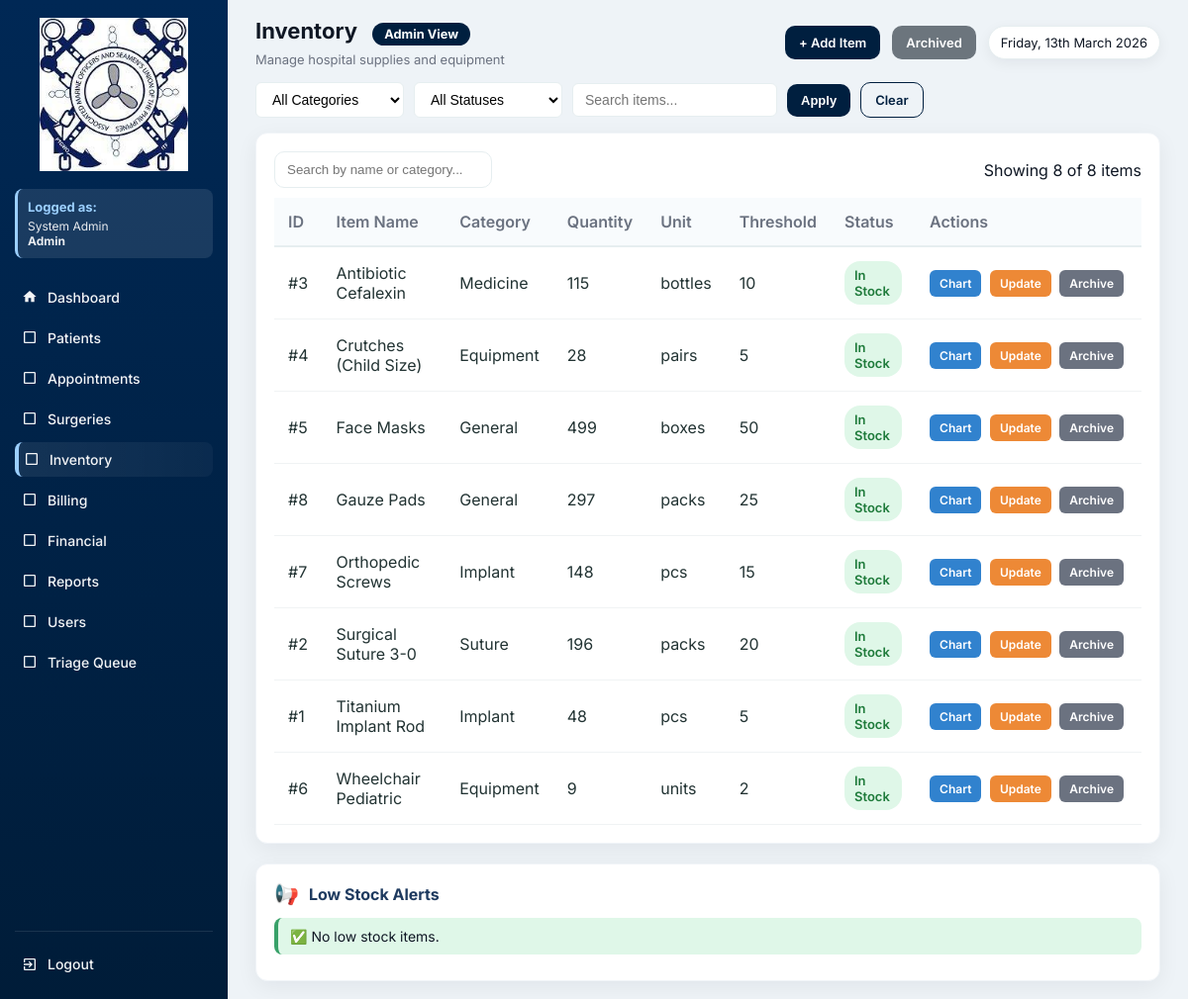
Page /inventory.php (signed in) on the earlier database version.
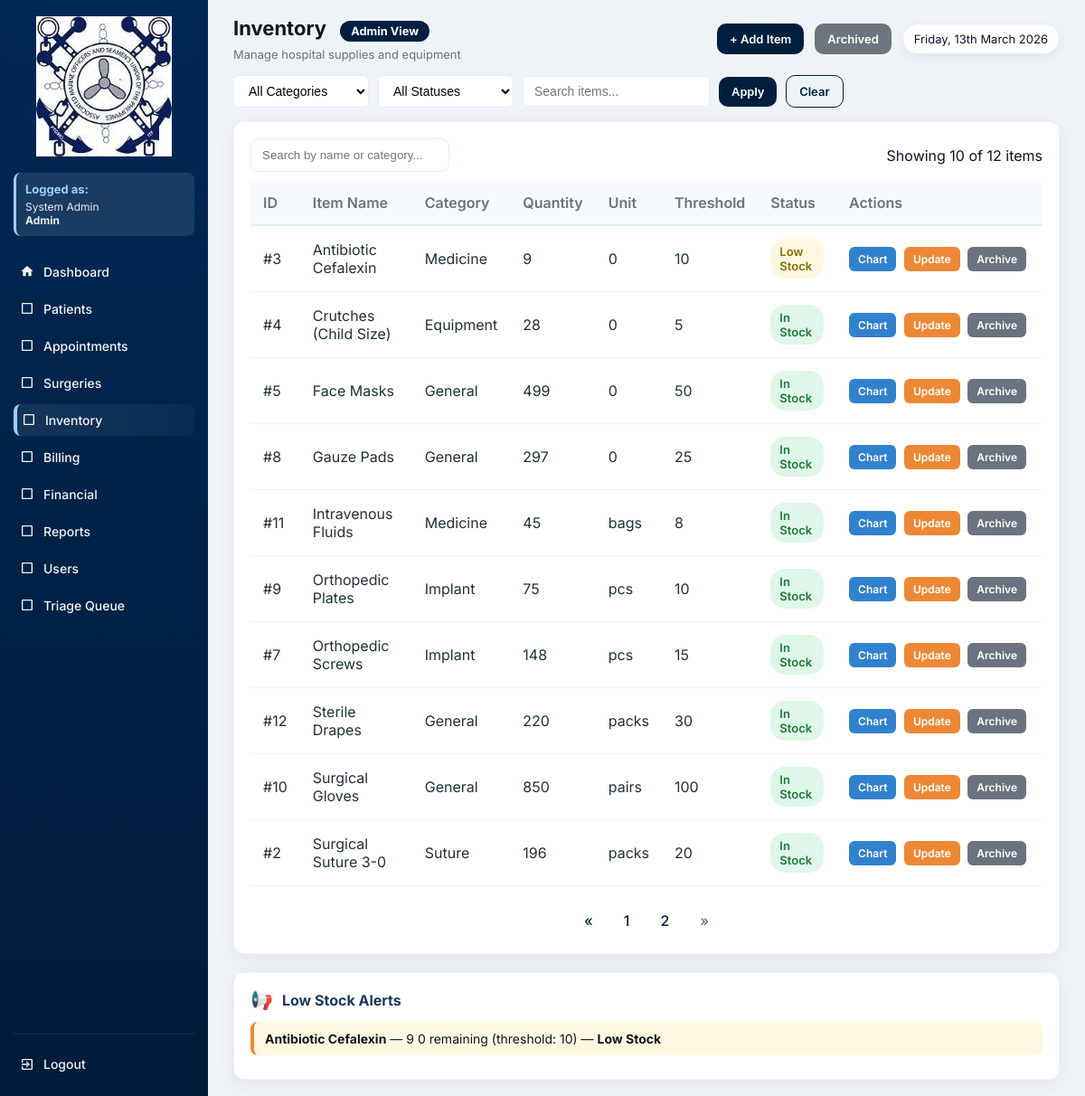
Same page on the later database version.
### tables this page shows
CREATE TABLE `inventory_items` (
  `id` int(11) NOT NULL,
  `item_name` varchar(150) DEFAULT NULL,
  `category` enum('Implant','Medicine','Suture','Equipment','General') DEFAULT NULL,
  `quantity` int(11) DEFAULT NULL,
  `threshold` int(11) DEFAULT 5,
  `unit` varchar(50) DEFAULT NULL,
  `updated_at` timestamp NOT NULL DEFAULT current_timestamp() ON UPDATE current_timestamp(),
  `is_archived` tinyint(1) DEFAULT 0,
  `archived_at` datetime DEFAULT NULL,
  `archived_by` int(11) DEFAULT NULL
);

### functions.php (called while the page is built, shortened)
<?php
function fetchAll($conn, $sql, $types = null, $params = [])
{
    $stmt = $conn->prepare($sql);
    $stmt->execute();
    $res = $stmt->get_result();
    $rows = $res->fetch_all(MYSQLI_ASSOC);
    return $rows;
}
function fetchOne($conn, $sql, $types = null, $params = [])
{
    $stmt = $conn->prepare($sql);
    $stmt->execute();
    $res = $stmt->get_result();
    $row = $res->fetch_assoc();
    return $row;
}
?>

### inventory.php (the view, shortened to what the changed rows need)
<?php
require 'config.php';
require 'functions.php';
$current_role = $_SESSION['role'] ?? 'Guest';
$role_permissions = [
    'Admin' => [
        'dashboard.php' => 'Dashboard',
        'patients.php' => 'Patients',
        'appointments.php' => 'Appointments',
        'surgeries.php' => 'Surgeries',
        'inventory.php' => 'Inventory',
        'billing.php' => 'Billing',
        'financials.php' => 'Financial',
        'reports.php' => 'Reports',
        'users.php' => 'Users',
        'triage_queue.php' => 'Triage Queue'
    ],
    'Doctor' => [
        'dashboard.php' => 'Dashboard',
        'patients.php' => 'Patients',
        'appointments.php' => 'Appointments',
        'surgeries.php' => 'Surgeries',
        'inventory.php' => 'Inventory',
        'reports.php' => 'Reports',
        'triage_queue.php' => 'Triage Queue'
    ],
    'Nurse' => [
        'dashboard.php' => 'Dashboard',
        'patients.php' => 'Patients',
        'appointments.php' => 'Appointments',
        'inventory.php' => 'Inventory',
        'reports.php' => 'Reports',
        'triage_queue.php' => 'Triage Queue'
    ],
    'Staff' => [
        'dashboard.php' => 'Dashboard',
        'patients.php' => 'Patients',
        'appointments.php' => 'Appointments',
        'reports.php' => 'Reports'
    ],
    'Inventory' => [
        'dashboard.php' => 'Dashboard',
        'inventory.php' => 'Inventory',
        'reports.php' => 'Reports'
    ],
    'Billing' => [
        'dashboard.php' => 'Dashboard',
        'billing.php' => 'Billing',
        'financials.php' => 'Financial',
        'reports.php' => 'Reports'
    ],
    'SocialWorker' => [
        'dashboard.php' => 'Dashboard',
        'financials.php' => 'Financial',
        'reports.php' => 'Reports'
    ]
];
$allowed_pages = $role_permissions[$current_role] ?? ['dashboard.php' => 'Dashboard'];
$filter = $_GET['filter'] ?? '';
$category_filter = $_GET['category'] ?? '';
$status_filter = $_GET['status'] ?? '';
$search_term = $_GET['search'] ?? '';
$is_admin = ($current_role === 'Admin');
$is_inventory = ($current_role === 'Inventory');
$table_check = fetchOne($conn, "SHOW COLUMNS FROM inventory_items LIKE 'is_archived'");
$has_archive_columns = $table_check !== null;
$show_archived = isset($_GET['show']) && $_GET['show'] === 'archived';
$conditions = [];
if ($has_archive_columns) {
    $conditions[] = $show_archived ? "i.is_archived = 1" : "i.is_archived = 0";
} else {
    $show_archived = false;
}
$where_clause = 'WHERE ' . implode(' AND ', $conditions);
$total = fetchOne($conn, "SELECT COUNT(*) as total FROM inventory_items i $where_clause")['total'] ?? 0;
$total_pages = ceil($total / 10);
$page = isset($_GET['page']) ? max(1, intval($_GET['page'])) : 1;
$offset = ($page - 1) * 10;
$rows = fetchAll($conn, "
    SELECT i.*, arch.full_name AS archived_by_name
    FROM inventory_items i
    LEFT JOIN users arch ON i.archived_by = arch.id
    $where_clause
    ORDER BY i.item_name
    LIMIT $offset, 10
");
$low_stock_where = $has_archive_columns ? "is_archived = 0 AND quantity <= threshold" : "quantity <= threshold";
$low_stock_items = fetchAll($conn, "SELECT * FROM inventory_items WHERE {$low_stock_where} ORDER BY quantity ASC");
$categories = fetchAll($conn, "SELECT DISTINCT category FROM inventory_items WHERE category IS NOT NULL AND category != '' ORDER BY category");
?>
<!DOCTYPE html>
<html lang="en">
<head>
</head>
<body>
<div class="app">
  <aside class="sidebar">
    <nav class="menu">
      <a href="dashboard.php" class="menu-item <?= basename($_SERVER['PHP_SELF'])=='dashboard.php'?'active':'' ?>">
        <span class="icon"><svg viewBox="0 0 24 24" fill="currentColor"><path d="M10 20v-6h4v6h5v-8h3L12 3 2 12h3v8z"/></svg></span> Dashboard
      </a>
      <?php foreach($allowed_pages as $page => $label): if($page !== 'dashboard.php'): ?>
        <a href="<?= $page ?>" class="menu-item <?= basename($_SERVER['PHP_SELF'])==$page?'active':'' ?>">
          <span class="icon">
            <?php
            $icons = [
              'patients.php' => '<svg viewBox="0 0 24 24" fill="currentColor"><path d="M12 12c2.21 0 4-1.79 4-4s-1.79-4-4-4-4 1.79-4 4 1.79 4 4 4zm0 2c-2.67 0-8 1.34-8 4v2h16v-2c0-2.66-5.33-4-8-4z"/></svg>',
              'appointments.php' => '<svg viewBox="0 0 24 24" fill="currentColor"><path d="M19 3h-1V1h-2v2H8V1H6v2H5c-1.11 0-1.99.9-1.99 2L3 19c0 1.1.89 2 2 2h14c1.1 0 2-.9 2-2V5c0-1.1-.9-2-2-2zm0 16H5V8h14v11zM7 10h5v5H7z"/></svg>',
              'surgeries.php' => '<svg viewBox="0 0 24 24" fill="currentColor"><path d="M12 2C8.13 2 5 5.13 5 9c0 5.25 7 13 7 13s7-7.75 7-13c0-3.87-3.13-7-7-7zm0 9.5c-1.38 0-2.5-1.12-2.5-2.5s1.12-2.5 2.5-2.5 2.5 1.12 2.5 2.5-1.12 2.5-2.5 2.5z"/></svg>',
              'inventory.php' => '<svg viewBox="0 0 24 24" fill="currentColor"><path d="M20 8h-3V4H7v4H4v14h16V8zM9 6h6v2H9V6zm11 14H4v-9h16v9zm-7-7H8v-2h5v2z"/></svg>',
              'billing.php' => '<svg viewBox="0 0 24 24" fill="currentColor"><path d="M11.8 10.9c-2.27-.59-3-1.2-3-2.15 0-1.09 1.01-1.85 2.7-1.85 1.78 0 2.44.85 2.5 2.1h2.21c-.07-1.72-1.12-3.3-3.21-3.81V3h-3v2.16c-1.94.42-3.5 1.68-3.5 3.61 0 2.31 1.91 3.46 4.7 4.13 2.5.6 3 1.48 3 2.41 0 .69-.49 1.79-2.7 1.79-2.06 0-2.87-.92-2.98-2.1h-2.2c.12 2.19 1.76 3.42 3.68 3.83V21h3v-2.15c1.95-.37 3.5-1.5 3.5-3.55 0-2.84-2.43-3.81-4.7-4.4z"/></svg>',
              'financials.php' => '<svg viewBox="0 0 24 24" fill="currentColor"><path d="M3 13h8V3H3v10zm0 8h8v-6H3v6zm10 0h8V11h-8v10zm0-18v6h8V3h-8z"/></svg>',
              'reports.php' => '<svg viewBox="0 0 24 24" fill="currentColor"><path d="M19 3H5c-1.1 0-2 .9-2 2v14c0 1.1.9 2 2 2h14c1.1 0 2-.9 2-2V5c0-1.1-.9-2-2-2zM9 17H7v-7h2v7zm4 0h-2V7h2v10zm4 0h-2v-4h2v4z"/></svg>',
              'users.php' => '<svg viewBox="0 0 24 24" fill="currentColor"><path d="M16 11c1.66 0 2.99-1.34 2.99-3S17.66 5 16 5c-1.66 0-3 1.34-3 3s1.34 3 3 3zm-8 0c1.66 0 2.99-1.34 2.99-3S9.66 5 8 5C6.34 5 5 6.34 5 8s1.34 3 3 3zm0 2c-2.33 0-7 1.17-7 3.5V19h14v-2.5c0-2.33-4.67-3.5-7-3.5zm8 0c-.29 0-.62.02-.97.05 1.16.84 1.97 1.97 1.97 3.45V19h6v-2.5c0-2.33-4.67-3.5-7-3.5z"/></svg>',
              'triage_queue.php' => '<svg viewBox="0 0 24 24" fill="currentColor"><path d="M12 2C6.48 2 2 6.48 2 12s4.48 10 10 10 10-4.48 10-10S17.52 2 12 2zm-2 15l-5-5 1.41-1.41L10 14.17l7.59-7.59L19 8l-9 9z"/></svg>'
            ];
            echo $icons[$page] ?? '<svg viewBox="0 0 24 24" fill="currentColor"><path d="M19 5v14H5V5h14m0-2H5c-1.1 0-2 .9-2 2v14c0 1.1.9 2 2 2h14c1.1 0 2-.9 2-2V5c0-1.1-.9-2-2-2z"/></svg>';
            ?>
          </span> <?= $label ?>
        </a>
      <?php endif; endforeach; ?>
    </nav>
  </aside>
  <div class="main">
    <div class="topbar">
      <div class="top-left">
        <h1>Inventory <?= $show_archived ? '(Archived)' : '' ?>
          <span class="role-badge role-<?= strtolower($current_role) ?>"><?= htmlspecialchars($current_role) ?> View</span>
        </h1>
      </div>
    </div>
    <div class="table-wrap">
      <div class="table-controls">
        <input type="text" id="searchInput" class="search-input" placeholder="Search by name or category...">
        <div class="muted">Showing <span id="rowCount"><?= count($rows) ?></span> of <?= number_format($total) ?> items</div>
      </div>
      <table id="inventoryTable">
        <thead>
          <tr>
            <th>ID</th>
            <th>Item Name</th>
            <th>Category</th>
            <th>Quantity</th>
            <th>Unit</th>
            <th>Threshold</th>
            <th>Status</th>
            <th>Actions</th>
          </tr>
        </thead>
        <tbody>
          <?php if (count($rows) > 0): ?>
            <?php foreach($rows as $r): ?>
              <?php
              if ($r['quantity'] <= 0) {
                  $stock_status = 'out-of-stock';
                  $status_text = 'Out of Stock';
              } elseif ($r['quantity'] <= $r['threshold']) {
                  $stock_status = 'low-stock';
                  $status_text = 'Low Stock';
              } else {
                  $stock_status = 'in-stock';
                  $status_text = 'In Stock';
              }
              $is_archived = $has_archive_columns && !empty($r['is_archived']);
              $row_bg = $is_archived ? 'style="background:rgba(149,165,166,0.1);"' : '';
              $item_name = htmlspecialchars($r['item_name'] ?? '');
              ?>
              <tr data-id="<?= $r['id'] ?>" <?= $row_bg ?>>
                <td>#<?= $r['id'] ?></td>
                <td><?= $item_name ?></td>
                <td><?= htmlspecialchars($r['category'] ?? '') ?></td>
                <td><?= $r['quantity'] ?></td>
                <td><?= htmlspecialchars($r['unit'] ?? '') ?></td>
                <td><?= $r['threshold'] ?></td>
                <td>
                  <span class="status <?= $stock_status ?>"><?= $status_text ?></span>
                </td>
                <td style="white-space:nowrap;">
                  <a href="inventory_view.php?id=<?= $r['id'] ?>" class="action-btn btn-chart">Chart</a>
                  <?php if (!$is_archived || $is_admin || $is_inventory): ?>
                    <a href="inventory_form.php?id=<?= $r['id'] ?>" class="action-btn btn-update">Update</a>
                  <?php endif; ?>
                  <?php if (($is_admin || $is_inventory) && $has_archive_columns): ?>
    <?php if ($is_archived): ?>
        <a href="inventory.php?restore=<?= $r['id'] ?>" class="action-btn btn-archive" onclick="return confirm('Restore item &quot;<?= htmlspecialchars($item_name, ENT_QUOTES) ?>&quot;?')">Restore</a>
    <?php else: ?>
        <a href="inventory.php?archive=<?= $r['id'] ?>" class="action-btn btn-archive" onclick="return confirm('Archive item &quot;<?= htmlspecialchars($item_name, ENT_QUOTES) ?>&quot;?')">Archive</a>
    <?php endif; ?>
<?php endif; ?>
                </td>
              </tr>
            <?php endforeach; ?>
          <?php else: ?>
            <tr><td colspan="8" style="text-align:center; padding:30px;">No items found.</td></tr>
          <?php endif; ?>
        </tbody>
      </table>
      <?php if ($total_pages > 1): ?>
        <div class="pagination">
          <?php if ($page > 1): ?>
            <a href="?page=<?= $page-1 ?><?= $show_archived?'&show=archived':'' ?><?= !empty($filter)?"&filter=$filter":'' ?><?= !empty($category_filter)?"&category=$category_filter":'' ?><?= !empty($status_filter)?"&status=$status_filter":'' ?><?= !empty($search_term)?"&search=$search_term":'' ?>">&laquo;</a>
          <?php else: ?>
            <span class="disabled">&laquo;</span>
          <?php endif; ?>
          <?php for($i=max(1,$page-2); $i<=min($total_pages,$page+2); $i++): ?>
            <?php if($i==$page): ?><span class="current"><?= $i ?></span>
            <?php else: ?><a href="?page=<?= $i ?><?= $show_archived?'&show=archived':'' ?><?= !empty($filter)?"&filter=$filter":'' ?><?= !empty($category_filter)?"&category=$category_filter":'' ?><?= !empty($status_filter)?"&status=$status_filter":'' ?><?= !empty($search_term)?"&search=$search_term":'' ?>"><?= $i ?></a>
            <?php endif; ?>
          <?php endfor; ?>
          <?php if ($page < $total_pages): ?>
            <a href="?page=<?= $page+1 ?><?= $show_archived?'&show=archived':'' ?><?= !empty($filter)?"&filter=$filter":'' ?><?= !empty($category_filter)?"&category=$category_filter":'' ?><?= !empty($status_filter)?"&status=$status_filter":'' ?><?= !empty($search_term)?"&search=$search_term":'' ?>">&raquo;</a>
          <?php else: ?>
            <span class="disabled">&raquo;</span>
          <?php endif; ?>
        </div>
      <?php endif; ?>
    </div>
    <div class="alerts-wrap">
      <div class="alerts-header">
        <span style="font-size:20px;">📢</span>
        <h4>Low Stock Alerts</h4>
      </div>
      <?php if (empty($low_stock_items)): ?>
        <div class="alert-item alert-success-bg">✅ No low stock items.</div>
      <?php else: ?>
        <?php foreach($low_stock_items as $l): ?>
          <?php
          $alert_class = $l['quantity'] == 0 ? 'alert-danger-bg' : 'alert-warning-bg';
          $urgency = $l['quantity'] == 0 ? 'Out of Stock!' : 'Low Stock';
          ?>
          <div class="alert-item <?= $alert_class ?>">
            <strong><?= htmlspecialchars($l['item_name']) ?></strong> —
            <?= $l['quantity'] ?> <?= htmlspecialchars($l['unit']) ?> remaining
            (threshold: <?= $l['threshold'] ?>) — <strong><?= $urgency ?></strong>
          </div>
        <?php endforeach; ?>
      <?php endif; ?>
    </div>
  </div>
</div>
</body>
</html>

Differences in the rows shown:
no longer on this page (row edited): inventory_items: id "1", item_name "Titanium Implant Rod", category "Implant", quantity "48", unit "pcs", threshold "5", status_text "In Stock", shown under "Inventory Admin View"
no longer on this page (row edited): inventory_items: id "6", item_name "Wheelchair Pediatric", category "Equipment", quantity "9", unit "units", threshold "2", status_text "In Stock", shown under "Inventory Admin View"
now on one of the page's lists (row edited): inventory_items: item_name "Antibiotic Cefalexin", quantity "9", unit "0", threshold "10", quantity "Low Stock"
changed inventory_items "Antibiotic Cefalexin": quantity "115" → "9"; unit "bottles" → "0"; status_text "In Stock" → "Low Stock"
changed inventory_items "Crutches (Child Size)": unit "pairs" → "0"
changed inventory_items "Face Masks": unit "boxes" → "0"
changed inventory_items "Gauze Pads": unit "packs" → "0"
added inventory_items: id "11", item_name "Intravenous Fluids", category "Medicine", quantity "45", unit "bags", threshold "8", status_text "In Stock", shown under "Inventory Admin View"
added inventory_items: id "9", item_name "Orthopedic Plates", category "Implant", quantity "75", unit "pcs", threshold "10", status_text "In Stock", shown under "Inventory Admin View"
added inventory_items: id "12", item_name "Sterile Drapes", category "General", quantity "220", unit "packs", threshold "30", status_text "In Stock", shown under "Inventory Admin View"
added inventory_items: id "10", item_name "Surgical Gloves", category "General", quantity "850", unit "pairs", threshold "100", status_text "In Stock", shown under "Inventory Admin View"
Other differences:
count($rows): "8" → "10"
$total: "8" → "12"
text no longer shown: "✅ No low stock items."
new list line: "1"
new list line: "2"
